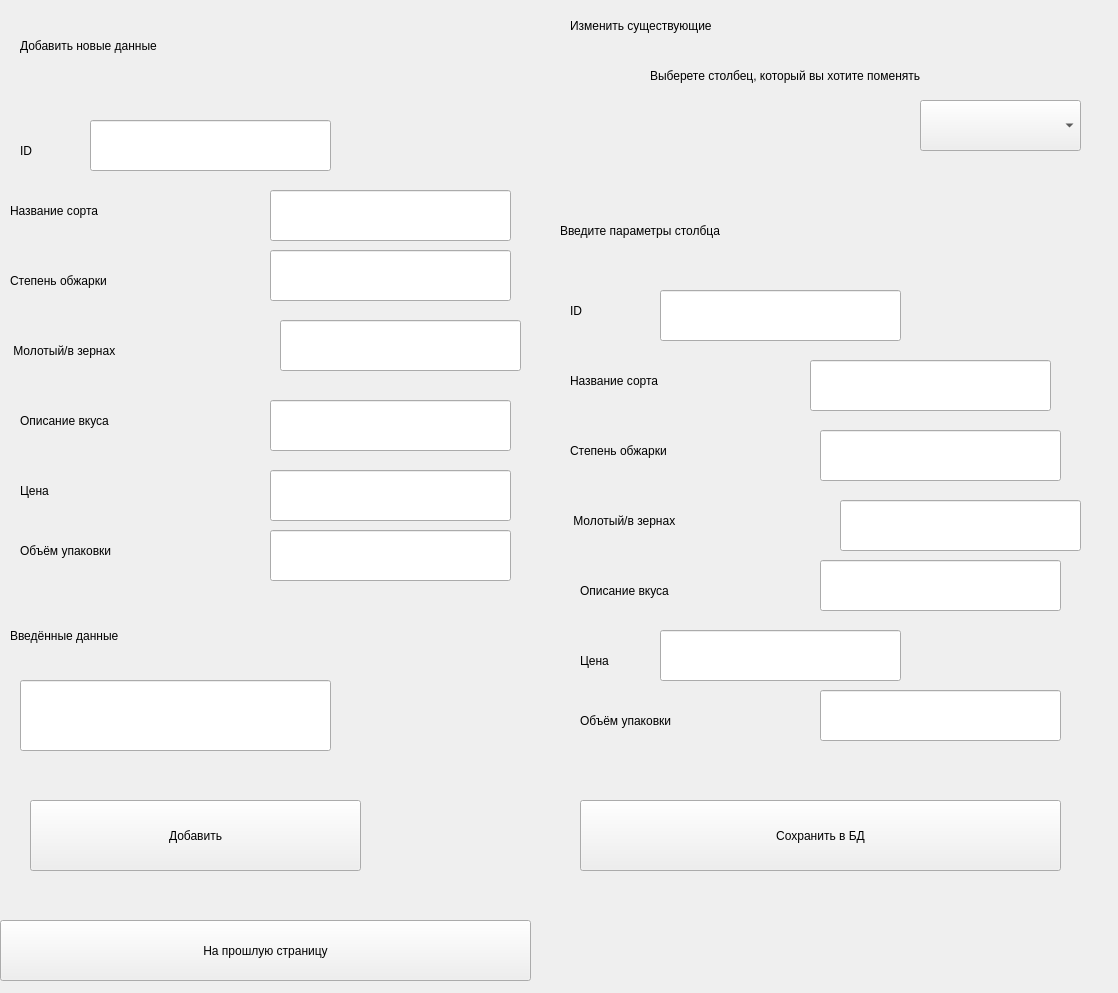
<?xml version="1.0" encoding="UTF-8"?>
<ui version="4.0">
 <class>Form</class>
 <widget class="QWidget" name="Form">
  <property name="geometry">
   <rect>
    <x>0</x>
    <y>0</y>
    <width>1118</width>
    <height>993</height>
   </rect>
  </property>
  <property name="windowTitle">
   <string>Form</string>
  </property>
  <widget class="QLineEdit" name="add_name">
   <property name="geometry">
    <rect>
     <x>270</x>
     <y>190</y>
     <width>241</width>
     <height>51</height>
    </rect>
   </property>
  </widget>
  <widget class="QLineEdit" name="add_degree">
   <property name="geometry">
    <rect>
     <x>270</x>
     <y>250</y>
     <width>241</width>
     <height>51</height>
    </rect>
   </property>
  </widget>
  <widget class="QLabel" name="label_14">
   <property name="geometry">
    <rect>
     <x>10</x>
     <y>320</y>
     <width>261</width>
     <height>61</height>
    </rect>
   </property>
   <property name="styleSheet">
    <string notr="true">font: 81 14pt &quot;Rockwell Extra Bold&quot;;
font: 75 18pt &quot;Microsoft New Tai Lue&quot;;</string>
   </property>
   <property name="text">
    <string> Молотый/в зернах</string>
   </property>
  </widget>
  <widget class="QLineEdit" name="add_price">
   <property name="geometry">
    <rect>
     <x>270</x>
     <y>470</y>
     <width>241</width>
     <height>51</height>
    </rect>
   </property>
  </widget>
  <widget class="QLineEdit" name="add_type">
   <property name="geometry">
    <rect>
     <x>280</x>
     <y>320</y>
     <width>241</width>
     <height>51</height>
    </rect>
   </property>
  </widget>
  <widget class="QLabel" name="label_17">
   <property name="geometry">
    <rect>
     <x>20</x>
     <y>520</y>
     <width>271</width>
     <height>61</height>
    </rect>
   </property>
   <property name="styleSheet">
    <string notr="true">font: 81 14pt &quot;Rockwell Extra Bold&quot;;
font: 75 18pt &quot;Microsoft New Tai Lue&quot;;</string>
   </property>
   <property name="text">
    <string>Объём упаковки</string>
   </property>
  </widget>
  <widget class="QLabel" name="label_16">
   <property name="geometry">
    <rect>
     <x>20</x>
     <y>460</y>
     <width>271</width>
     <height>61</height>
    </rect>
   </property>
   <property name="styleSheet">
    <string notr="true">font: 81 14pt &quot;Rockwell Extra Bold&quot;;
font: 75 18pt &quot;Microsoft New Tai Lue&quot;;</string>
   </property>
   <property name="text">
    <string>Цена</string>
   </property>
  </widget>
  <widget class="QLabel" name="label_15">
   <property name="geometry">
    <rect>
     <x>20</x>
     <y>390</y>
     <width>271</width>
     <height>61</height>
    </rect>
   </property>
   <property name="styleSheet">
    <string notr="true">font: 81 14pt &quot;Rockwell Extra Bold&quot;;
font: 75 18pt &quot;Microsoft New Tai Lue&quot;;</string>
   </property>
   <property name="text">
    <string>Описание вкуса</string>
   </property>
  </widget>
  <widget class="QLineEdit" name="add_volume">
   <property name="geometry">
    <rect>
     <x>270</x>
     <y>530</y>
     <width>241</width>
     <height>51</height>
    </rect>
   </property>
  </widget>
  <widget class="QLabel" name="label_13">
   <property name="geometry">
    <rect>
     <x>10</x>
     <y>250</y>
     <width>271</width>
     <height>61</height>
    </rect>
   </property>
   <property name="styleSheet">
    <string notr="true">font: 81 14pt &quot;Rockwell Extra Bold&quot;;
font: 75 18pt &quot;Microsoft New Tai Lue&quot;;</string>
   </property>
   <property name="text">
    <string>Степень обжарки</string>
   </property>
  </widget>
  <widget class="QLineEdit" name="save_id">
   <property name="geometry">
    <rect>
     <x>660</x>
     <y>290</y>
     <width>241</width>
     <height>51</height>
    </rect>
   </property>
  </widget>
  <widget class="QLineEdit" name="add_descript">
   <property name="geometry">
    <rect>
     <x>270</x>
     <y>400</y>
     <width>241</width>
     <height>51</height>
    </rect>
   </property>
  </widget>
  <widget class="QLabel" name="label_6">
   <property name="geometry">
    <rect>
     <x>20</x>
     <y>120</y>
     <width>61</width>
     <height>61</height>
    </rect>
   </property>
   <property name="styleSheet">
    <string notr="true">font: 81 14pt &quot;Rockwell Extra Bold&quot;;
font: 75 18pt &quot;Microsoft New Tai Lue&quot;;</string>
   </property>
   <property name="text">
    <string>ID</string>
   </property>
  </widget>
  <widget class="QLabel" name="label_12">
   <property name="geometry">
    <rect>
     <x>10</x>
     <y>180</y>
     <width>271</width>
     <height>61</height>
    </rect>
   </property>
   <property name="styleSheet">
    <string notr="true">font: 81 14pt &quot;Rockwell Extra Bold&quot;;
font: 75 18pt &quot;Microsoft New Tai Lue&quot;;</string>
   </property>
   <property name="text">
    <string>Название сорта</string>
   </property>
  </widget>
  <widget class="QLabel" name="label">
   <property name="geometry">
    <rect>
     <x>20</x>
     <y>0</y>
     <width>541</width>
     <height>91</height>
    </rect>
   </property>
   <property name="styleSheet">
    <string notr="true">font: 81 24pt &quot;Rockwell Extra Bold&quot;;
font: 75 24pt &quot;Microsoft New Tai Lue&quot;;</string>
   </property>
   <property name="text">
    <string>Добавить новые данные</string>
   </property>
  </widget>
  <widget class="QLabel" name="label_2">
   <property name="geometry">
    <rect>
     <x>570</x>
     <y>-20</y>
     <width>541</width>
     <height>91</height>
    </rect>
   </property>
   <property name="styleSheet">
    <string notr="true">font: 81 24pt &quot;Rockwell Extra Bold&quot;;
font: 75 24pt &quot;Microsoft New Tai Lue&quot;;</string>
   </property>
   <property name="text">
    <string>Изменить существующие</string>
   </property>
  </widget>
  <widget class="QPushButton" name="add">
   <property name="geometry">
    <rect>
     <x>30</x>
     <y>800</y>
     <width>331</width>
     <height>71</height>
    </rect>
   </property>
   <property name="styleSheet">
    <string notr="true">font: 81 24pt &quot;Rockwell Extra Bold&quot;;
font: 75 24pt &quot;Microsoft New Tai Lue&quot;;</string>
   </property>
   <property name="text">
    <string>Добавить</string>
   </property>
  </widget>
  <widget class="QLabel" name="label_18">
   <property name="geometry">
    <rect>
     <x>570</x>
     <y>490</y>
     <width>261</width>
     <height>61</height>
    </rect>
   </property>
   <property name="styleSheet">
    <string notr="true">font: 81 14pt &quot;Rockwell Extra Bold&quot;;
font: 75 18pt &quot;Microsoft New Tai Lue&quot;;</string>
   </property>
   <property name="text">
    <string> Молотый/в зернах</string>
   </property>
  </widget>
  <widget class="QLabel" name="label_19">
   <property name="geometry">
    <rect>
     <x>580</x>
     <y>690</y>
     <width>271</width>
     <height>61</height>
    </rect>
   </property>
   <property name="styleSheet">
    <string notr="true">font: 81 14pt &quot;Rockwell Extra Bold&quot;;
font: 75 18pt &quot;Microsoft New Tai Lue&quot;;</string>
   </property>
   <property name="text">
    <string>Объём упаковки</string>
   </property>
  </widget>
  <widget class="QLabel" name="label_20">
   <property name="geometry">
    <rect>
     <x>580</x>
     <y>630</y>
     <width>271</width>
     <height>61</height>
    </rect>
   </property>
   <property name="styleSheet">
    <string notr="true">font: 81 14pt &quot;Rockwell Extra Bold&quot;;
font: 75 18pt &quot;Microsoft New Tai Lue&quot;;</string>
   </property>
   <property name="text">
    <string>Цена</string>
   </property>
  </widget>
  <widget class="QLabel" name="label_21">
   <property name="geometry">
    <rect>
     <x>580</x>
     <y>560</y>
     <width>271</width>
     <height>61</height>
    </rect>
   </property>
   <property name="styleSheet">
    <string notr="true">font: 81 14pt &quot;Rockwell Extra Bold&quot;;
font: 75 18pt &quot;Microsoft New Tai Lue&quot;;</string>
   </property>
   <property name="text">
    <string>Описание вкуса</string>
   </property>
  </widget>
  <widget class="QLabel" name="label_22">
   <property name="geometry">
    <rect>
     <x>570</x>
     <y>420</y>
     <width>271</width>
     <height>61</height>
    </rect>
   </property>
   <property name="styleSheet">
    <string notr="true">font: 81 14pt &quot;Rockwell Extra Bold&quot;;
font: 75 18pt &quot;Microsoft New Tai Lue&quot;;</string>
   </property>
   <property name="text">
    <string>Степень обжарки</string>
   </property>
  </widget>
  <widget class="QLabel" name="label_7">
   <property name="geometry">
    <rect>
     <x>570</x>
     <y>280</y>
     <width>61</width>
     <height>61</height>
    </rect>
   </property>
   <property name="styleSheet">
    <string notr="true">font: 81 14pt &quot;Rockwell Extra Bold&quot;;
font: 75 18pt &quot;Microsoft New Tai Lue&quot;;</string>
   </property>
   <property name="text">
    <string>ID</string>
   </property>
  </widget>
  <widget class="QLabel" name="label_23">
   <property name="geometry">
    <rect>
     <x>570</x>
     <y>350</y>
     <width>271</width>
     <height>61</height>
    </rect>
   </property>
   <property name="styleSheet">
    <string notr="true">font: 81 14pt &quot;Rockwell Extra Bold&quot;;
font: 75 18pt &quot;Microsoft New Tai Lue&quot;;</string>
   </property>
   <property name="text">
    <string>Название сорта</string>
   </property>
  </widget>
  <widget class="QComboBox" name="atribute">
   <property name="geometry">
    <rect>
     <x>920</x>
     <y>100</y>
     <width>161</width>
     <height>51</height>
    </rect>
   </property>
  </widget>
  <widget class="QLabel" name="label_3">
   <property name="geometry">
    <rect>
     <x>650</x>
     <y>30</y>
     <width>531</width>
     <height>91</height>
    </rect>
   </property>
   <property name="styleSheet">
    <string notr="true">font: 81 12pt &quot;Rockwell Extra Bold&quot;;
font: 75 12pt &quot;Microsoft New Tai Lue&quot;;</string>
   </property>
   <property name="text">
    <string>Выберете столбец, который вы хотите поменять</string>
   </property>
  </widget>
  <widget class="QLabel" name="label_4">
   <property name="geometry">
    <rect>
     <x>560</x>
     <y>200</y>
     <width>351</width>
     <height>61</height>
    </rect>
   </property>
   <property name="styleSheet">
    <string notr="true">font: 81 14pt &quot;Rockwell Extra Bold&quot;;</string>
   </property>
   <property name="text">
    <string>Введите параметры столбца</string>
   </property>
  </widget>
  <widget class="QLineEdit" name="save_name">
   <property name="geometry">
    <rect>
     <x>810</x>
     <y>360</y>
     <width>241</width>
     <height>51</height>
    </rect>
   </property>
  </widget>
  <widget class="QLineEdit" name="save_degree">
   <property name="geometry">
    <rect>
     <x>820</x>
     <y>430</y>
     <width>241</width>
     <height>51</height>
    </rect>
   </property>
  </widget>
  <widget class="QLineEdit" name="save_type">
   <property name="geometry">
    <rect>
     <x>840</x>
     <y>500</y>
     <width>241</width>
     <height>51</height>
    </rect>
   </property>
  </widget>
  <widget class="QLineEdit" name="save_descrpt">
   <property name="geometry">
    <rect>
     <x>820</x>
     <y>560</y>
     <width>241</width>
     <height>51</height>
    </rect>
   </property>
  </widget>
  <widget class="QLineEdit" name="save_price">
   <property name="geometry">
    <rect>
     <x>660</x>
     <y>630</y>
     <width>241</width>
     <height>51</height>
    </rect>
   </property>
  </widget>
  <widget class="QLineEdit" name="save_volume">
   <property name="geometry">
    <rect>
     <x>820</x>
     <y>690</y>
     <width>241</width>
     <height>51</height>
    </rect>
   </property>
  </widget>
  <widget class="QPushButton" name="save">
   <property name="geometry">
    <rect>
     <x>580</x>
     <y>800</y>
     <width>481</width>
     <height>71</height>
    </rect>
   </property>
   <property name="styleSheet">
    <string notr="true">font: 81 24pt &quot;Rockwell Extra Bold&quot;;
font: 75 24pt &quot;Microsoft New Tai Lue&quot;;</string>
   </property>
   <property name="text">
    <string>Сохранить в БД</string>
   </property>
  </widget>
  <widget class="QLineEdit" name="add_id">
   <property name="geometry">
    <rect>
     <x>90</x>
     <y>120</y>
     <width>241</width>
     <height>51</height>
    </rect>
   </property>
  </widget>
  <widget class="QLabel" name="label_5">
   <property name="geometry">
    <rect>
     <x>10</x>
     <y>580</y>
     <width>461</width>
     <height>111</height>
    </rect>
   </property>
   <property name="styleSheet">
    <string notr="true">font: 81 24pt &quot;Rockwell Extra Bold&quot;;
font: 75 24pt &quot;Microsoft New Tai Lue&quot;;</string>
   </property>
   <property name="text">
    <string>Введённые данные</string>
   </property>
  </widget>
  <widget class="QLineEdit" name="format">
   <property name="geometry">
    <rect>
     <x>20</x>
     <y>680</y>
     <width>311</width>
     <height>71</height>
    </rect>
   </property>
  </widget>
  <widget class="QPushButton" name="back">
   <property name="geometry">
    <rect>
     <x>0</x>
     <y>920</y>
     <width>531</width>
     <height>61</height>
    </rect>
   </property>
   <property name="styleSheet">
    <string notr="true">font: 81 24pt &quot;Rockwell Extra Bold&quot;;
font: 75 24pt &quot;Microsoft New Tai Lue&quot;;</string>
   </property>
   <property name="text">
    <string>На прошлую страницу</string>
   </property>
  </widget>
 </widget>
 <resources/>
 <connections/>
</ui>
